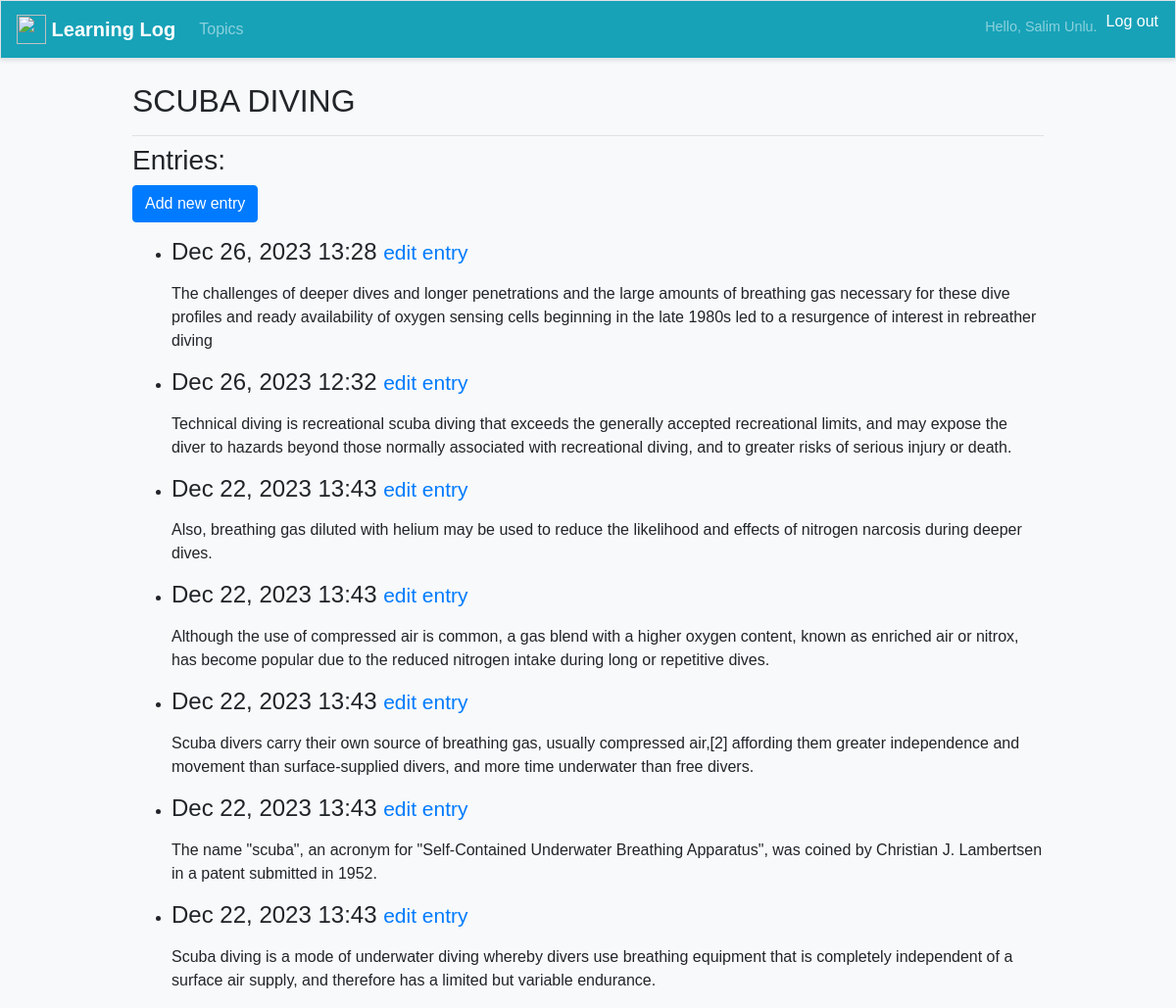
/topics/7/ (signed in), run on the app's committed database.
### learning_logs/models.py (models this page shows, shortened)
class Topic(models.Model):
    text = models.CharField(max_length=200)  # max karakter uzunluğu 200
    date_added = models.DateTimeField(auto_now_add=True)
    def __str__(self):
        return self.text

class Entry(models.Model):
    topic = models.ForeignKey(Topic, on_delete=models.CASCADE)  # on_delete eğer ilgili Topic silinirse altındaki tüm Entry'ler de silinir.
    text = models.TextField()   # Kullanıcının bir topic altında girdiği Entry'i tutar.
    date_added = models.DateTimeField(auto_now_add=True)  # Entry'nin oluşturulduğu zaman
    class Meta:
        verbose_name_plural = 'entries'

### learning_logs/views.py (the view)
# urls.py: path('topics/<int:topic_id>/', views.topic, name='topic'),
def topic(request, topic_id):
    topic = Topic.objects.get(id=topic_id)
    entries = topic.entry_set.order_by('-date_added')
    context ={'topic': topic, 'entries': entries}
    return render(request, 'learning_logs/topic.html', context)

### learning_logs/templates/learning_logs/topic.html
{% extends 'learning_logs/base.html' %}
{% block page_header %}
    <h2>{{ topic | upper }}</h2>
{% endblock page_header %}
{% block content %}
    <h3>Entries:</h3>
    <p>
        <a href="{% url 'learning_logs:new_entry' topic.id %}" class="btn btn-primary">
            Add new entry</a>
    </p>
    <ul>
        {% for entry in entries %}
            <li>
                <h4>{{ entry.date_added | date:'M d, Y H:i' }}
                    <small><a href="{% url 'learning_logs:edit_entry' entry.id %}">edit entry</a></small>
                </h4>
                <p>{{ entry.text | linebreaks }}</p>
            </li>
        {% empty %}
            <li>There are no entries for this topic yet.</li>
        {% endfor %}
    </ul>
{% endblock content %}

### learning_logs/templates/learning_logs/base.html (shortened to what this page needs)
{% load bootstrap4 %}
<html lang="en">
<head>
    {% bootstrap_css %}
</head>
<body>
  <nav class="navbar navbar-expand-md navbar-dark bg-info mb-4 border">
    <a class="navbar-brand" href="{% url 'learning_logs:index' %}">
        <img src="http://www.clker.com/cliparts/b/e/e/e/11949839881243335407note.svg.med.png" width="30" height="30" class="d-inline-block align-top" alt="">
        Learning Log
    </a>
    <div class="collapse navbar-collapse" id="navbarCollapse">
     <ul class="navbar-nav mr-auto">
      <li class="nav-item">
       <a class="nav-link" href="{% url 'learning_logs:topics'%}">Topics</a></li>
     </ul>
     <ul class="navbar-nav ml-auto">
    {% if user.is_authenticated %}
    <li class="nav-item">
        <span class="navbar-text">Hello, {{ user.first_name }} {{ user.last_name }}.</span>
    </li>
    <li class="nav-item">
        <form action="{% url 'users:logout' %}" method="post">
            <button type="submit" class="btn btn-link nav-link" style="color: white; text-decoration: none; padding: 0;">Log out</button>
        </form>
    </li>
      {% endif %}
     </ul>
    </div>
  </nav>
  <main role="main" class="container">
   <div class="pb-2 mb-2 border-bottom">
    {% block page_header %}{% endblock page_header %}
    </div>
    <div>
     {% block content %}{% endblock content %}
    </div>
  </main>
</body>
</html>

### learning_logs/templates/learning_logs/base.html (style rules this page uses)
body { font-family: Arial, sans-serif; background-color: #f8f9fa; }
.navbar { box-shadow: 0 2px 4px rgba(0, 0, 0, 0.1); }
.navbar-brand { font-weight: bold; }
.navbar-text { font-size: 0.9rem; margin-right: 0.5rem; }
.container { max-width: 960px; }
.border-bottom { border-bottom: 1px solid #e5e5e5; }

### data on the page
Topic: text "SCUBA DIVING"
Entry: date_added "Dec 26, 2023 13:28", text "The challenges of deeper dives and longer penetrations and the large amounts of breathing gas necessary for these dive profiles and ready availability of oxygen sensing cells beginning in the late 1980s led to a resurgence of interest in rebreather diving"
Entry: date_added "Dec 26, 2023 12:32", text "Technical diving is recreational scuba diving that exceeds the generally accepted recreational limits, and may expose the diver to hazards beyond those normally associated with recreational diving, and to greater risks of serious injury or death."
Entry: date_added "Dec 22, 2023 13:43", text "Also, breathing gas diluted with helium may be used to reduce the likelihood and effects of nitrogen narcosis during deeper dives."
Entry: date_added "Dec 22, 2023 13:43", text "Although the use of compressed air is common, a gas blend with a higher oxygen content, known as enriched air or nitrox, has become popular due to the reduced nitrogen intake during long or repetitive dives."
Entry: date_added "Dec 22, 2023 13:43", text "Scuba divers carry their own source of breathing gas, usually compressed air,[2] affording them greater independence and movement than surface-supplied divers, and more time underwater than free divers."
Entry: date_added "Dec 22, 2023 13:43", text "The name \"scuba\", an acronym for \"Self-Contained Underwater Breathing Apparatus\", was coined by Christian J. Lambertsen in a patent submitted in 1952."
Entry: date_added "Dec 22, 2023 13:43", text "Scuba diving is a mode of underwater diving whereby divers use breathing equipment that is completely independent of a surface air supply, and therefore has a limited but variable endurance."

### other printed values
{{ user.first_name }} "Salim"
{{ user.last_name }} "Unlu"
